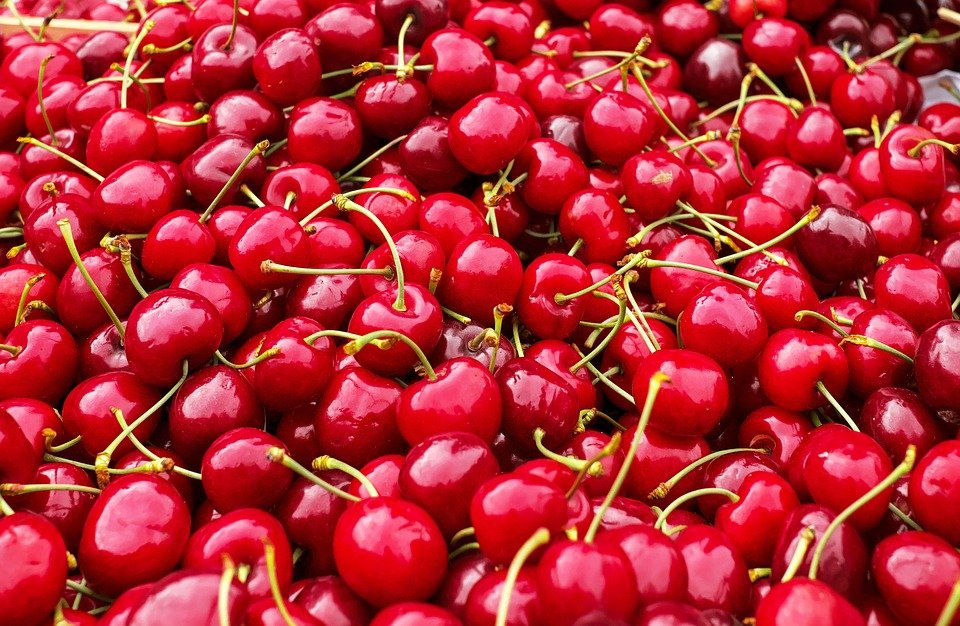
//> input picture 05. Color Processing and Clustering/lab/cherry.jpeg, 960 x 626 px
$ ./hw03_Color_Extraction_after_Segmentation   (built with g++ and OpenCV 4)
//> lines starting //> are read from the running program, lines starting //| are printed output that depends on the picture; after the words box and inside, x2 and y2 are one past the last pixel; in counts of white or black regions, pixels touching at a corner belong together
#include <iostream>
using namespace std;

#include "opencv2/core.hpp"
#include "opencv2/highgui.hpp"
#include "opencv2/imgproc.hpp"
using namespace cv;

Mat segmentationByAverageWithCVKMeans(Mat src_img, int k);
Mat myInRange(Mat hsv_img);
Mat myBgr2Hsv(Mat src_img);

int main()
{
    Mat src_img, hsv_img, dst_img, res_img, segmented_img;

    src_img = imread("cherry.jpeg", 1);
//> src_img is the input picture: 626 rows x 960 cols, CV_8UC3; mean B, G, R 53.7, 44.6, 180.5
    cout << "(Non-segmented) Cherry : ";
    hsv_img = myBgr2Hsv(src_img);
//> the loop in myBgr2Hsv, `for (int y = 0; y < src_img.rows; y++)` made 626 passes
//> (b, g, r, v, s, h) on passes 1 to 3: (47, 41, 118, 118, 166.4, 177.7), (31, 28, 100, 100, 183.6, 178.8), (16, 18, 83, 83, 205.8, 0.896)
//> after the loop in myBgr2Hsv, `for (int y = 0; y < src_img.rows; y++)`:
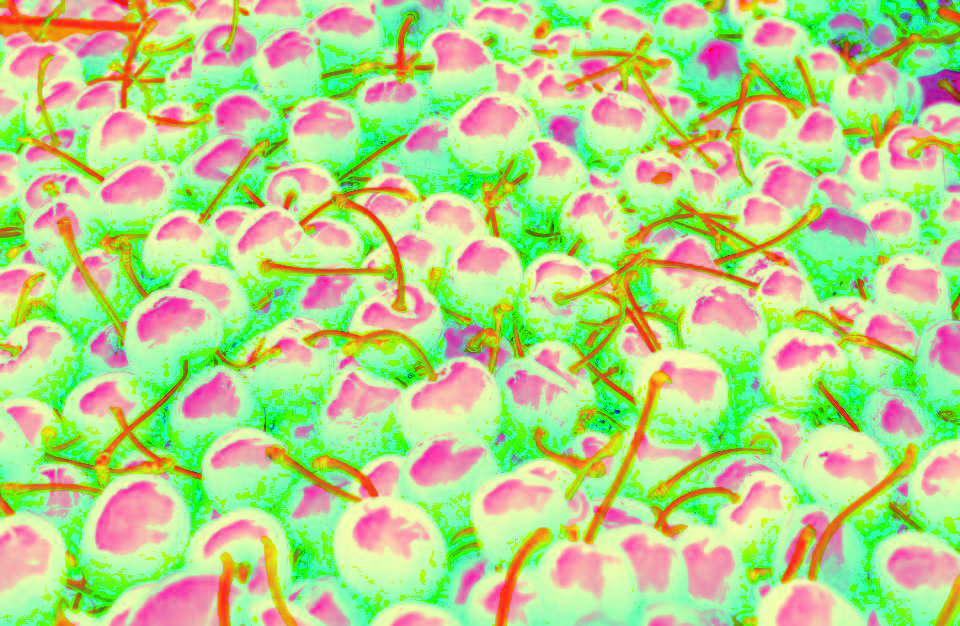
//> hsv_img: 626 rows x 960 cols, CV_8UC3; mean B, G, R 134.4, 210.9, 180.5
//> after the loop in myBgr2Hsv, `for (int y = 0; y < src_img.rows; y++)`: b = 1; r = 91; s = 252.2; h = 0
    dst_img = myInRange(hsv_img);
//> after the loop in myInRange, `for (int y = 0; y < hsv_img.rows; y++)`: img_color = [520505, 20646, 32, 66, 452]
//> in myInRange, `int maximum_color = max({img_color[0], img_color[1], img_color[2], img..`: maximum_color = 520505
//> after the loop in myInRange, `for (int y = 0; y < hsv_img.rows; y++)`:
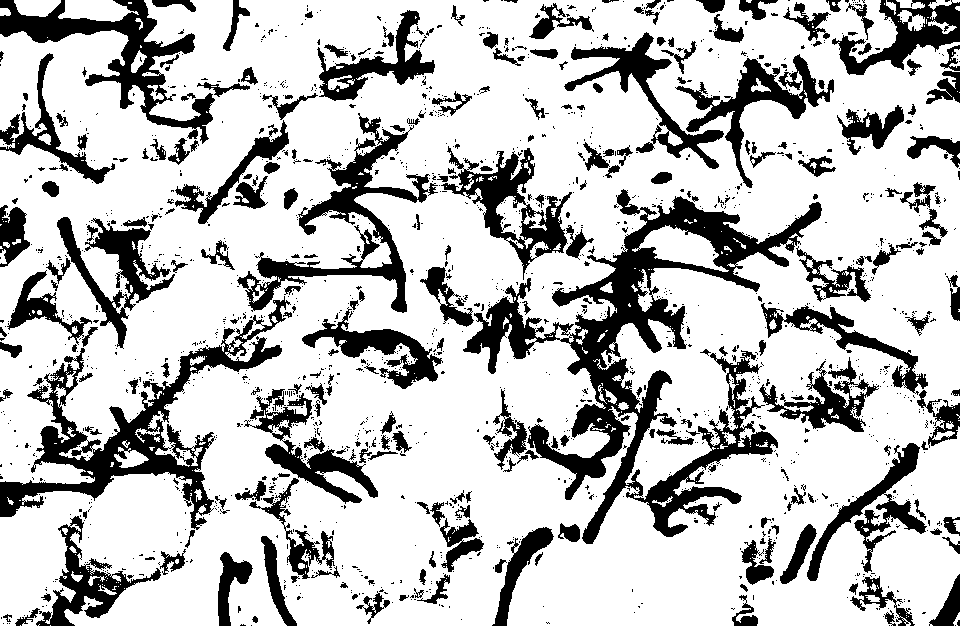
//> dst_img: 626 rows x 960 cols, CV_8UC3; 75.5% white; 1674 black regions (1406 under 20 px), largest, box (x1, y1, x2, y2) and area: (463, 189, 822, 544) 28084, (0, 296, 291, 530) 12543, (237, 113, 438, 313) 7578
    hconcat(src_img, dst_img, res_img);
    segmented_img = segmentationByAverageWithCVKMeans(src_img, 3);
//> in segmentationByAverageWithCVKMeans, `kmeans(samples, k, labels, TermCriteria(CV_TERMCRIT_ITER | CV_TERMCRIT..`: centers = [[28.63, 12.37, 195.8], [136, 127.4, 237.7], [6.5, 7.4, 98.92]]
//> after the loop in segmentationByAverageWithCVKMeans, `for (int y = 0; y < src_img.rows; y++)`: mean_colors = 3 items: [7284116, 3146498, 49813404], [23890898, 22387364, 41760212], [1110127, 1263556, 16901684]; count = [254427, 175667, 170866]
//> the loop in segmentationByAverageWithCVKMeans, `for (int i = 0; i < k; i++)` made 3 passes
//> color on passes 1 to 3: [28, 12, 195], [136, 127, 237], [6, 7, 98]
    hconcat(res_img, segmented_img, res_img);
//> res_img: 626 rows x 2880 cols, CV_8UC3
    cout << "(Segmented) Cherry : ";
    hsv_img = myBgr2Hsv(segmented_img);
//> the loop in myBgr2Hsv (call 2), `for (int y = 0; y < src_img.rows; y++)` made 626 passes
//> (b, g, r, v, s, h) on passes 1 to 3: (6, 7, 98, 98, 239.4, 0.326), (6, 7, 98, 98, 239.4, 0.326), (6, 7, 98, 98, 239.4, 0.326)
    dst_img = myInRange(hsv_img);
//> after the loop in myInRange (call 2), `for (int y = 0; y < hsv_img.rows; y++)`: dst_img: 626 rows x 960 cols, CV_8UC3; 71.6% white; 793 black regions (644 under 20 px), largest, box (x1, y1, x2, y2) and area: (125, 270, 486, 626) 30983, (180, 0, 657, 273) 25608, (615, 343, 960, 512) 16483
    hconcat(res_img, dst_img, res_img);
//> res_img: 626 rows x 3840 cols, CV_8UC3
    imshow("[K = 3] Cherry : Red", res_img);

    src_img = imread("banana.jpeg", 1);
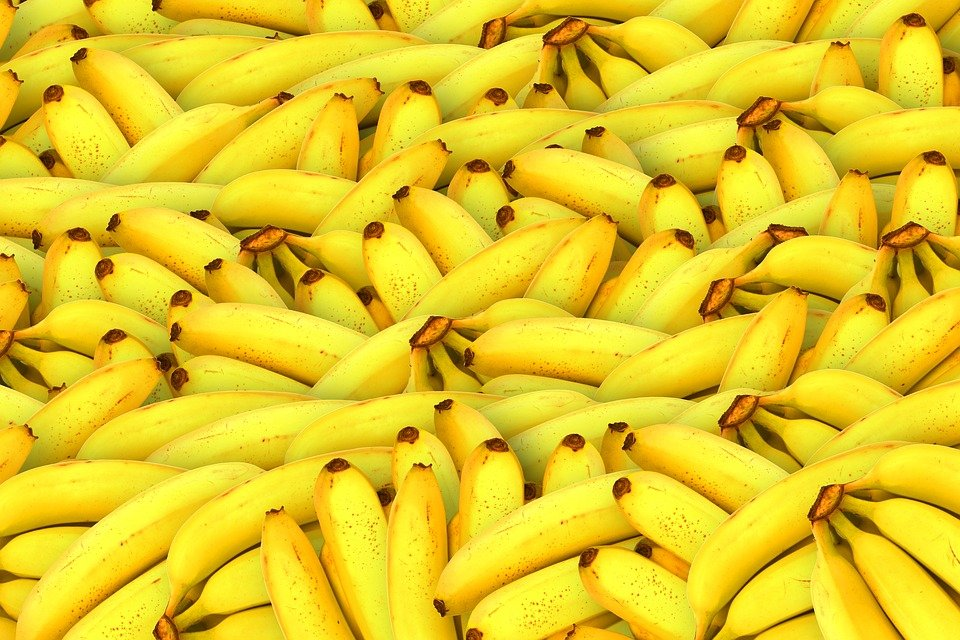
//> input picture 05. Color Processing and Clustering/lab/banana.jpeg, 960 x 640 px
//> src_img is the input picture: 640 rows x 960 cols, CV_8UC3; mean B, G, R 34.3, 200.1, 228.2
    cout << "(Non-segmented) Banana : ";
    hsv_img = myBgr2Hsv(src_img);
    dst_img = myInRange(hsv_img);
//> after the loop in myInRange (call 3), `for (int y = 0; y < hsv_img.rows; y++)`: dst_img: 640 rows x 960 cols, CV_8UC3; 89.7% white; 534 black regions (330 under 20 px), largest, box (x1, y1, x2, y2) and area: (478, 12, 651, 103) 3595, (227, 225, 331, 310) 2647, (490, 532, 689, 589) 2191
    hconcat(src_img, dst_img, res_img);
//> res_img: 640 rows x 1920 cols, CV_8UC3
    segmented_img = segmentationByAverageWithCVKMeans(src_img, 3);
    hconcat(res_img, segmented_img, res_img);
//> res_img: 640 rows x 2880 cols, CV_8UC3
    cout << "(Segmented) Banana : ";
    hsv_img = myBgr2Hsv(segmented_img);
    dst_img = myInRange(hsv_img);
//> after the loop in myInRange (call 4), `for (int y = 0; y < hsv_img.rows; y++)`: dst_img: 640 rows x 960 cols, CV_8UC3; 90.9% white; 901 black regions (768 under 20 px), largest, box (x1, y1, x2, y2) and area: (477, 12, 656, 112) 4020, (807, 484, 960, 640) 3211, (217, 217, 334, 315) 3142
    hconcat(res_img, dst_img, res_img);
//> res_img: 640 rows x 3840 cols, CV_8UC3
    imshow("[K = 3] Banana : Yellow", res_img);

    src_img = imread("blueberry.jpeg", 1);
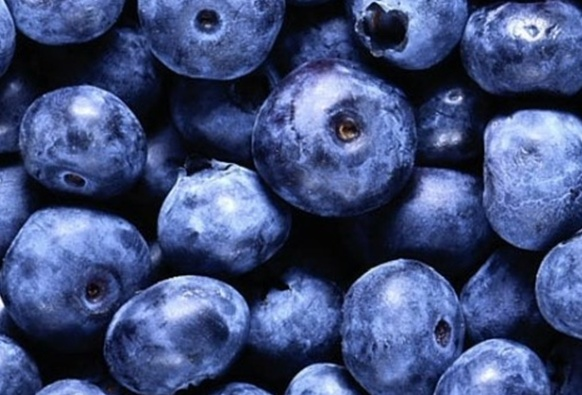
//> input picture 05. Color Processing and Clustering/lab/blueberry.jpeg, 582 x 395 px
//> src_img is the input picture: 395 rows x 582 cols, CV_8UC3; mean B, G, R 123.7, 79.3, 65
    cout << "(Non-segmented) Blueberry : ";
    hsv_img = myBgr2Hsv(src_img);
    dst_img = myInRange(hsv_img);
//> after the loop in myInRange (call 5), `for (int y = 0; y < hsv_img.rows; y++)`: dst_img: 395 rows x 582 cols, CV_8UC3; 95.5% white; 236 black regions (138 under 20 px), largest, box (x1, y1, x2, y2) and area: (306, 220, 352, 275) 1323, (19, 37, 56, 80) 477, (108, 200, 159, 236) 444
    hconcat(src_img, dst_img, res_img);
//> res_img: 395 rows x 1164 cols, CV_8UC3
    segmented_img = segmentationByAverageWithCVKMeans(src_img, 3);
//> call 3 of segmentationByAverageWithCVKMeans, with k = 3
//> after the loop in segmentationByAverageWithCVKMeans (call 3), `for (int i = 0; i < k; i++)`:
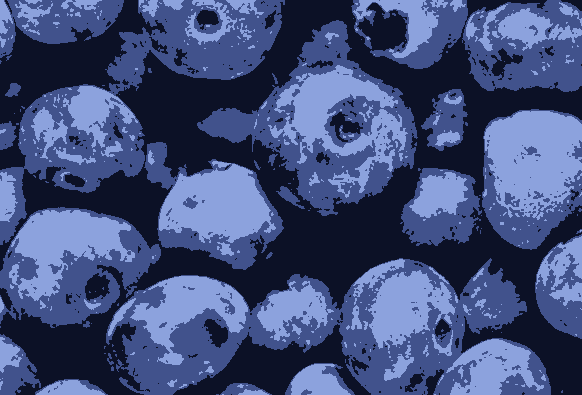
//> dst_img: 395 rows x 582 cols, CV_8UC3; mean B, G, R 123.4, 78.7, 64.8
    hconcat(res_img, segmented_img, res_img);
//> res_img: 395 rows x 1746 cols, CV_8UC3
    cout << "(Segmented) Blueberry : ";
    hsv_img = myBgr2Hsv(segmented_img);
//> after the loop in myBgr2Hsv (call 6), `for (int y = 0; y < src_img.rows; y++)`:
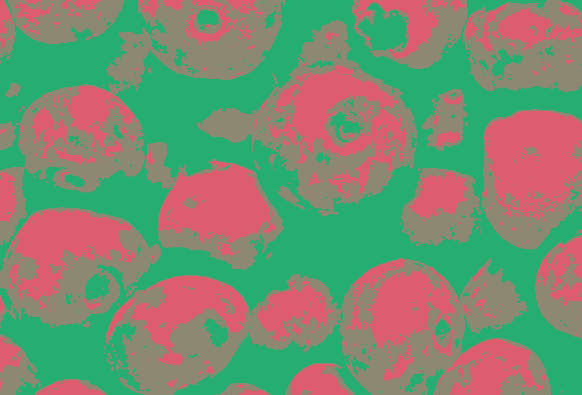
//> hsv_img: 395 rows x 582 cols, CV_8UC3; mean B, G, R 112.9, 138.9, 123.4
    dst_img = myInRange(hsv_img);
//> after the loop in myInRange (call 6), `for (int y = 0; y < hsv_img.rows; y++)`: dst_img: 395 rows x 582 cols, CV_8UC3; every value is 255
    hconcat(res_img, dst_img, res_img);
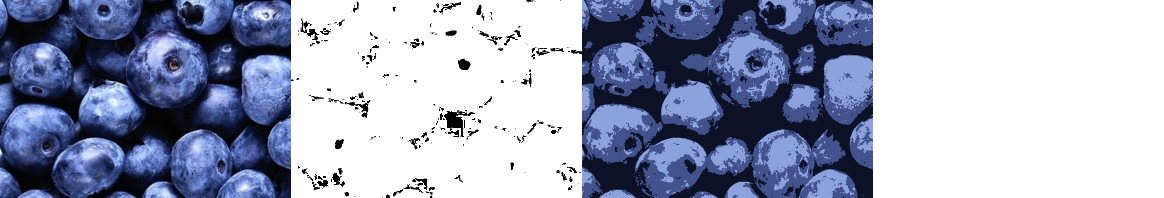
//> res_img: 395 rows x 2328 cols, CV_8UC3 (shown at 1/2 size); mean B, G, R 186.4, 164.2, 157.1
    imshow("[K = 3] Blueberry : Blue", res_img);

    waitKey(0);
    destroyAllWindows();
    return 0;
}

// OpenCV kmeans() 함수를 이용한 k-means clustering
Mat segmentationByAverageWithCVKMeans(Mat src_img, int k)
{
    //< 2차원 영상 -> 1차원 벡터 >
    Mat samples(src_img.rows * src_img.cols, src_img.channels(), CV_32F);
    for (int y = 0; y < src_img.rows; y++)
    {
        for (int x = 0; x < src_img.cols; x++)
        {
            if (src_img.channels() == 3)
            {
                for (int z = 0; z < src_img.channels(); z++)
                {
                    samples.at<float>(y + x * src_img.rows, z) = (float)src_img.at<Vec3b>(y, x)[z];
                }
            }
            else
            {
                samples.at<float>(y + x * src_img.rows) = (float)src_img.at<uchar>(y, x);
            }
        }
    }

    //< OpenCV K-means 수행 >
    Mat labels;  // 군집판별 결과가 담길 1차원 벡터
    Mat centers; // 각 군집의 중앙값 (대표값)
    int attempts = 5;
    kmeans(samples, k, labels,
           TermCriteria(CV_TERMCRIT_ITER | CV_TERMCRIT_EPS, 10000, 0.0001),
           attempts, KMEANS_PP_CENTERS,
           centers);

    // < 1차원 벡터 -> 2차원 영상 >
    Mat dst_img(src_img.size(), src_img.type());
    vector<Vec3f> mean_colors(k); // 각 군집의 평균 색상을 저장할 벡터
    vector<int> count(k, 0);      // 각 군집 내 픽셀 수를 저장할 벡터

    // 각 군집 내 픽셀 값을 추출하여 평균값을 계산
    for (int y = 0; y < src_img.rows; y++)
    {
        for (int x = 0; x < src_img.cols; x++)
        {
            int cluster_idx = labels.at<int>(y + x * src_img.rows, 0);
            if (src_img.channels() == 3)
            {
                for (int z = 0; z < src_img.channels(); z++)
                {
                    // 군집 판별 결과에 따라 각 군집의 평균값으로 결과를 생성하기 위해 총합을 먼저 구함
                    mean_colors[cluster_idx][z] += src_img.at<Vec3b>(y, x)[z];
                }
            }
            else
            {
                mean_colors[cluster_idx][0] += src_img.at<uchar>(y, x);
            }
            count[cluster_idx]++;
        }
    }

    // 각 군집 내의 픽셀 값의 평균을 계산하여 결과 생성
    for (int i = 0; i < k; i++)
    {
        if (count[i] == 0)
            continue;
        mean_colors[i] /= count[i];

        if (src_img.channels() == 3)
        {
            Vec3b color(mean_colors[i][0], mean_colors[i][1], mean_colors[i][2]);
            for (int y = 0; y < src_img.rows; y++)
            {
                for (int x = 0; x < src_img.cols; x++)
                {
                    int cluster_idx = labels.at<int>(y + x * src_img.rows, 0);
                    if (cluster_idx == i)
                    {
                        dst_img.at<Vec3b>(y, x) = color;
                    }
                }
            }
        }
        else
        {
            uchar gray = static_cast<uchar>(mean_colors[i][0]);
            for (int y = 0; y < src_img.rows; y++)
            {
                for (int x = 0; x < src_img.cols; x++)
                {
                    int cluster_idx = labels.at<int>(y + x * src_img.rows, 0);
                    if (cluster_idx == i)
                    {
                        dst_img.at<uchar>(y, x) = gray;
                    }
                }
            }
        }
    }

    return dst_img;
}

Mat myInRange(Mat hsv_img)
{
    Mat dst_img(hsv_img.size(), hsv_img.type());

    int img_color[5] = {0, 0, 0, 0, 0};
    for (int y = 0; y < hsv_img.rows; y++)
    {
        for (int x = 0; x < hsv_img.cols; x++)
        {
            if (0 < hsv_img.at<Vec3b>(y, x)[0] && hsv_img.at<Vec3b>(y, x)[0] <= 20) // Red
            {
                img_color[0]++;
            }
            else if (20 < hsv_img.at<Vec3b>(y, x)[0] && hsv_img.at<Vec3b>(y, x)[0] <= 40) // Yellow
            {
                img_color[1]++;
            }
            else if (40 < hsv_img.at<Vec3b>(y, x)[0] && hsv_img.at<Vec3b>(y, x)[0] <= 70) // Green
            {
                img_color[2]++;
            }
            else if (70 < hsv_img.at<Vec3b>(y, x)[0] && hsv_img.at<Vec3b>(y, x)[0] <= 120) // Blue
            {
                img_color[3]++;
            }
            else if (120 < hsv_img.at<Vec3b>(y, x)[0] && hsv_img.at<Vec3b>(y, x)[0] <= 160) // Purple
            {
                img_color[4]++;
            }
            else if (160 < hsv_img.at<Vec3b>(y, x)[0] && hsv_img.at<Vec3b>(y, x)[0] <= 180) // Red
            {
                img_color[0]++;
            }
        }
    }

    int maximum_color = max({img_color[0], img_color[1], img_color[2], img_color[3], img_color[4]});

    if (maximum_color == img_color[0])
    {
        cout << "Color is Red." << endl;
        for (int y = 0; y < hsv_img.rows; y++)
        {
            for (int x = 0; x < hsv_img.cols; x++)
            {
                if (0 < hsv_img.at<Vec3b>(y, x)[0] && hsv_img.at<Vec3b>(y, x)[0] <= 20)
                {
                    dst_img.at<Vec3b>(y, x)[0] = 255;
                    dst_img.at<Vec3b>(y, x)[1] = 255;
                    dst_img.at<Vec3b>(y, x)[2] = 255;
                }
                else
                {
                    dst_img.at<Vec3b>(y, x)[0] = 0;
                    dst_img.at<Vec3b>(y, x)[1] = 0;
                    dst_img.at<Vec3b>(y, x)[2] = 0;
                }

                if (160 < hsv_img.at<Vec3b>(y, x)[0] && hsv_img.at<Vec3b>(y, x)[0] <= 180)
                {
                    dst_img.at<Vec3b>(y, x)[0] = 255;
                    dst_img.at<Vec3b>(y, x)[1] = 255;
                    dst_img.at<Vec3b>(y, x)[2] = 255;
                }
                else
                {
                    dst_img.at<Vec3b>(y, x)[0] = 0;
                    dst_img.at<Vec3b>(y, x)[1] = 0;
                    dst_img.at<Vec3b>(y, x)[2] = 0;
                }
            }
        }
    }
    else if (maximum_color == img_color[1])
    {
        cout << "Color is Yellow." << endl;
        for (int y = 0; y < hsv_img.rows; y++)
        {
            for (int x = 0; x < hsv_img.cols; x++)
            {
                if (20 < hsv_img.at<Vec3b>(y, x)[0] && hsv_img.at<Vec3b>(y, x)[0] <= 40)
                {
                    dst_img.at<Vec3b>(y, x)[0] = 255;
                    dst_img.at<Vec3b>(y, x)[1] = 255;
                    dst_img.at<Vec3b>(y, x)[2] = 255;
                }
                else
                {
                    dst_img.at<Vec3b>(y, x)[0] = 0;
                    dst_img.at<Vec3b>(y, x)[1] = 0;
                    dst_img.at<Vec3b>(y, x)[2] = 0;
                }
            }
        }
    }
    else if (maximum_color == img_color[2])
    {
        cout << "Color is Green." << endl;
        for (int y = 0; y < hsv_img.rows; y++)
        {
            for (int x = 0; x < hsv_img.cols; x++)
            {
                if (40 < hsv_img.at<Vec3b>(y, x)[0] && hsv_img.at<Vec3b>(y, x)[0] <= 70)
                {
                    dst_img.at<Vec3b>(y, x)[0] = 255;
                    dst_img.at<Vec3b>(y, x)[1] = 255;
                    dst_img.at<Vec3b>(y, x)[2] = 255;
                }
                else
                {
                    dst_img.at<Vec3b>(y, x)[0] = 0;
                    dst_img.at<Vec3b>(y, x)[1] = 0;
                    dst_img.at<Vec3b>(y, x)[2] = 0;
                }
            }
        }
    }
    else if (maximum_color == img_color[3])
    {
        cout << "Color is Blue." << endl;
        for (int y = 0; y < hsv_img.rows; y++)
        {
            for (int x = 0; x < hsv_img.cols; x++)
            {
                if (70 < hsv_img.at<Vec3b>(y, x)[0] && hsv_img.at<Vec3b>(y, x)[0] <= 120)
                {
                    dst_img.at<Vec3b>(y, x)[0] = 255;
                    dst_img.at<Vec3b>(y, x)[1] = 255;
                    dst_img.at<Vec3b>(y, x)[2] = 255;
                }
                else
                {
                    dst_img.at<Vec3b>(y, x)[0] = 0;
                    dst_img.at<Vec3b>(y, x)[1] = 0;
                    dst_img.at<Vec3b>(y, x)[2] = 0;
                }
            }
        }
    }

    else if (maximum_color == img_color[4])
    {
        cout << "Color is Purple." << endl;

        for (int y = 0; y < hsv_img.rows; y++)
        {
            for (int x = 0; x < hsv_img.cols; x++)
            {
                if (120 < hsv_img.at<Vec3b>(y, x)[0] && hsv_img.at<Vec3b>(y, x)[0] <= 160)
                {
                    dst_img.at<Vec3b>(y, x)[0] = 255;
                    dst_img.at<Vec3b>(y, x)[1] = 255;
                    dst_img.at<Vec3b>(y, x)[2] = 255;
                }
                else
                {
                    dst_img.at<Vec3b>(y, x)[0] = 0;
                    dst_img.at<Vec3b>(y, x)[1] = 0;
                    dst_img.at<Vec3b>(y, x)[2] = 0;
                }
            }
        }
    }

    return dst_img;
}

Mat myBgr2Hsv(Mat src_img)
{
    double b, g, r, h, s, v;
    Mat hsv_img(src_img.size(), src_img.type());
    for (int y = 0; y < src_img.rows; y++)
    {
        for (int x = 0; x < src_img.cols; x++)
        {
            b = (double)src_img.at<Vec3b>(y, x)[0];
            g = (double)src_img.at<Vec3b>(y, x)[1];
            r = (double)src_img.at<Vec3b>(y, x)[2];

            vector<double> vec = {r, g, b};
            double min_value = *min_element(vec.begin(), vec.end());
            double max_value = *max_element(vec.begin(), vec.end());

            v = max_value;
            if (v == 0)
                s = 0;
            else
                s = (max_value - min_value) / max_value;

            if (max_value == r)
                h = 0 + (g - b) / (max_value - min_value);
            else if (max_value == g)
                h = 2 + (b - r) / (max_value - min_value);
            else
                h = 4 + (r - g) / (max_value - min_value);
            h *= 60;

            if (h < 0)
                h += 360;

            h /= 2;
            s *= 255;

            h = std::max(0.0, std::min(255.0, h));
            s = std::max(0.0, std::min(255.0, s));
            v = std::max(0.0, std::min(255.0, v));

            hsv_img.at<Vec3b>(y, x)[0] = (uchar)h;
            hsv_img.at<Vec3b>(y, x)[1] = (uchar)s;
            hsv_img.at<Vec3b>(y, x)[2] = (uchar)v;
        }
    }
    return hsv_img;
}
